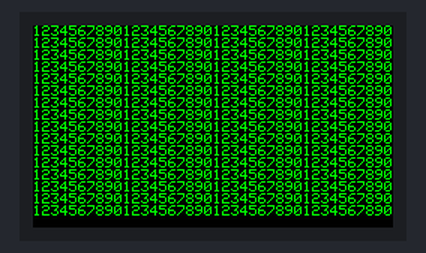
Bench run of a sketch on a simulated ESP32. Parts: 240×135 colour display.

Above: at 0.3 s.

The sketch:

T-DisplayPrintLnExample2.ino
```cpp
#include <TFT_eSPI.h>
#include <SPI.h>

TFT_eSPI tft = TFT_eSPI(135, 240); // Invoke custom library

void setup()
{

    tft.init();
    tft.setRotation(3);
    tft.setTextColor(TFT_GREEN, TFT_BLACK);
    tft.setTextDatum(MC_DATUM);
    tft.setTextSize(1);
    tft.fillScreen(TFT_BLACK);
    tft.setCursor(0, 0);
    tft.println("1234567890123456789012345678901234567890");
    tft.println("1234567890123456789012345678901234567890");
    tft.println("1234567890123456789012345678901234567890");
    tft.println("1234567890123456789012345678901234567890");
    tft.println("1234567890123456789012345678901234567890");
    tft.println("1234567890123456789012345678901234567890");
    tft.println("1234567890123456789012345678901234567890");
    tft.println("1234567890123456789012345678901234567890");
    tft.println("1234567890123456789012345678901234567890");
    tft.println("1234567890123456789012345678901234567890");
    tft.println("1234567890123456789012345678901234567890");
    tft.println("1234567890123456789012345678901234567890");
    tft.println("1234567890123456789012345678901234567890");
    tft.println("1234567890123456789012345678901234567890");
    tft.println("1234567890123456789012345678901234567890");
    tft.println("1234567890123456789012345678901234567890");
}

void loop()
{

//    delay(1000);
//    tft.fillScreen(TFT_BLACK);
//    delay(1000);

}
```
